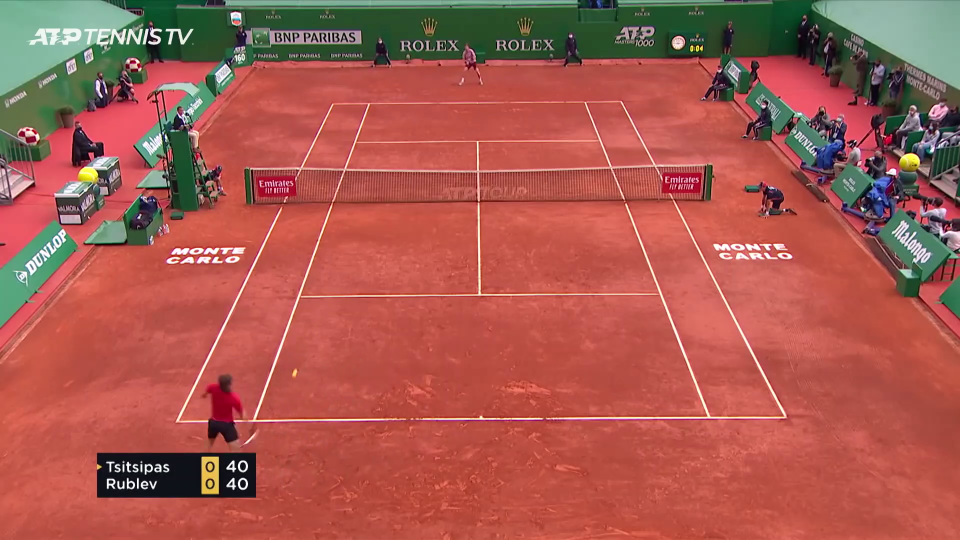
#> input picture frame 16 of tennis_match2.mp4, 1920 x 1080 px, given in place of tennis_match.mp4, which was not available (shown at 1/2 size)
$ python TennisFinalCode.py
#> lines starting #> are read from the running program, lines starting #| are printed output that depends on the picture; after the words box and inside, x2 and y2 are one past the last pixel; in counts of white or black regions, pixels touching at a corner belong together; pictures that were not available may be replaced by others from this repository, and a replacement may not be noted
### KalmanFilter.py
import numpy as np
import matplotlib.pyplot as plt

class KalmanFilter(object):
    def __init__(self, dt, u_x,u_y, std_acc, x_std_meas, y_std_meas):
        """
        :param dt: sampling time (time for 1 cycle)
        :param u_x: acceleration in x-direction
        :param u_y: acceleration in y-direction
        :param std_acc: process noise magnitude
        :param x_std_meas: standard deviation of the measurement in x-direction
        :param y_std_meas: standard deviation of the measurement in y-direction
        """

        # Define sampling time
        self.dt = dt

        # Define the  control input variables
        self.u = np.matrix([[u_x],[u_y]])

        # Intial State
        self.x = np.matrix([[0], [0], [0], [0]])

        # Define the State Transition Matrix A
        self.A = np.matrix([[1, 0, self.dt, 0],
                            [0, 1, 0, self.dt],
                            [0, 0, 1, 0],
                            [0, 0, 0, 1]])

        # Define the Control Input Matrix B
        self.B = np.matrix([[(self.dt**2)/2, 0],
                            [0,(self.dt**2)/2],
                            [self.dt,0],
                            [0,self.dt]])

        # Define Measurement Mapping Matrix
        self.H = np.matrix([[1, 0, 0, 0],
                            [0, 1, 0, 0]])

        #Initial Process Noise Covariance
        self.Q = np.matrix([[(self.dt**4)/4, 0, (self.dt**3)/2, 0],
                            [0, (self.dt**4)/4, 0, (self.dt**3)/2],
                            [(self.dt**3)/2, 0, self.dt**2, 0],
                            [0, (self.dt**3)/2, 0, self.dt**2]]) * std_acc**2

        #Initial Measurement Noise Covariance
        self.R = np.matrix([[x_std_meas**2,0],
                           [0, y_std_meas**2]])

        #Initial Covariance Matrix
        self.P = np.eye(self.A.shape[1])

    # [29 lines left out: functions predict, update, not called in this run]

### TennisFinalCode.py
import cv2
import numpy as np
from KalmanFilter import KalmanFilter

# Select the file
filename = 'tennis_match'
cap = cv2.VideoCapture(filename + '.mp4')

#variable keeps who's turn it is
turn = 0

if (filename == 'tennis_match'):
    first_player = (1030, 170, 120, 180)
    second_player = (400, 650, 140, 220)
    turn = 1
elif (filename == 'tennis_match2'):
    first_player = (800, 100, 80, 140)
    second_player = (550, 650, 140, 220)
    turn = 2

def create_mask_and_hist(frame, x, y, w, h):
    """
    Create a mask and histogram for a given region of interest in the frame.
    """
    roi = frame[x:x+w, y:y+h]
    hsv_roi = cv2.cvtColor(roi, cv2.COLOR_BGR2HSV)
    mask = cv2.inRange(hsv_roi, np.array((0., 0., 0.)), np.array((255., 255., 255.)))
    roi_hist = cv2.calcHist([hsv_roi], [0], mask, [180], [0, 180])
    cv2.normalize(roi_hist, roi_hist, 0, 255, cv2.NORM_MINMAX)
    return roi_hist


def process_frame(frame, roi_hists, fgbg, term_crit):
    """
    Process a frame of the video to track objects.
    """
    frame = cv2.cvtColor(frame, cv2.COLOR_BGR2GRAY)

    region_of_interest = np.zeros((height, width, 3))
    points = np.array([[726,76], [292,963], [1634, 953],[1172,76]])
    cv2.fillPoly(region_of_interest, pts=[points], color=(255, 255, 255))
    region_of_interest = cv2.cvtColor(region_of_interest.astype('uint8'), cv2.COLOR_BGR2GRAY)
    ret,region_of_interest = cv2.threshold(region_of_interest,250,255,0)
    region_of_interest = cv2.bitwise_and(frame, region_of_interest)

    # Remove the background
    dst = fgbg.apply(region_of_interest)

    track_windows_out = []

    for i, roi_hist in enumerate(roi_hists):

        dst = cv2.medianBlur(dst, 5)

        # Perform morphological opening
        kernel = np.ones((3,3), np.uint8)
        dst = cv2.morphologyEx(dst, cv2.MORPH_OPEN, kernel)

        # Perform morphological closing
        kernel = np.ones((3,3), np.uint8)
        dst = cv2.morphologyEx(dst, cv2.MORPH_CLOSE, kernel)
        dst = cv2.dilate(dst,kernel,iterations = 3)

        cv2.imshow('dst', dst)

        # Find contours in the image
        contours, hier = cv2.findContours(dst, cv2.RETR_TREE, cv2.CHAIN_APPROX_SIMPLE)

        # Append contours that meet size requirements
        cList = []
        for c in contours:
            if cv2.contourArea(c) > 40 and cv2.contourArea(c) < 600:
                (x, y), radius = cv2.minEnclosingCircle(c)
                cList.append(c)

        # Apply meanshift to get new location
        ret, track_window = cv2.meanShift(dst, track_windows[i], term_crit)
        track_windows_out.append(track_window)

    return [track_windows_out, cList]

player1 = 0 #player1 score
player2 = 0 #player2 score
direction = 1 #direction of the ball
player1Contact = False
player2Contact = False
isGameOver = False

def writeScore(yList,frame):
    global player1,player2
    global player1Contact,player2Contact
    global direction, turn, isGameOver
    dir = 0

    #calculating dir value for direction estimation
    for i in range(0,int(fps/3)):
       dir += yList[-1-i] - yList[-1-i-1]

    if dir > 0 and direction != 1:
        direction = 1
        if player1Contact and turn==1:
            player1 += 1
            turn =2
    elif dir <= 0 and direction != -1:
        direction = -1
        if player2Contact and turn==2:
            player2 += 1
            turn = 1

    # Player scores text
    score = "Player 1 Hit: " + str(player1) +"    /     Player 2 Hit: " + str(player2)

    # Define the position of the text
    orgScore = (1200, 1000)

    # Define the font type, scale, color, and thickness
    fontFace = cv2.FONT_HERSHEY_SIMPLEX
    fontScale = 1
    colorScore = (255, 255, 255)
    thickness = 4

    # Draw the text on the image
    cv2.putText(frame, score, orgScore, fontFace, fontScale, colorScore, thickness)

# get frame rate
fps = cap.get(cv2.CAP_PROP_FPS)

# Take first frame of the video
ret, frame = cap.read()
#> frame is the input picture: shape (1080, 1920, 3); mean B, G, R 79.5, 89.7, 167.3

# get width and height
width  = int(cap.get(cv2.CAP_PROP_FRAME_WIDTH))
height = int(cap.get(cv2.CAP_PROP_FRAME_HEIGHT))

# Define the initial location and size of the players
track_windows = [first_player,  second_player]

roi_hists = [create_mask_and_hist(frame, x, y, w, h) for x, y, w, h in track_windows]
#> in create_mask_and_hist, `roi_hist = cv2.calcHist([hsv_roi], [0], mask, [180], [0, 180])`: roi_hist = 180 values, max 4908 at index 2, min 0 at index 0, mean 50
#> call 2 of create_mask_and_hist, with x = 400, y = 650, w = 140, h = 220
#> in create_mask_and_hist (call 2), `roi = frame[x:x+w, y:y+h]`:
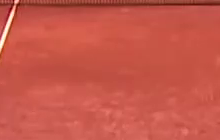
#> roi: shape (140, 220, 3); mean B, G, R 73.8, 87, 198.6
#> in create_mask_and_hist (call 2), `roi_hist = cv2.calcHist([hsv_roi], [0], mask, [180], [0, 180])`: roi_hist = 180 values, max 17944 at index 3, min 0 at index 29, mean 171.1
#> roi_hists = 2 items

# Create the background subtractor
fgbg = cv2.createBackgroundSubtractorKNN()

# Set up the termination criteria
term_crit = ( cv2.TERM_CRITERIA_EPS | cv2.TERM_CRITERIA_COUNT, 100, 1 )

# Save result video
fourcc = cv2.VideoWriter_fourcc(*'mp4v')
out = cv2.VideoWriter("result_" + filename + ".mp4", fourcc, 20.0, (frame.shape[1], frame.shape[0]))

yList = [80] * (int(fps/3)+1)

KF = KalmanFilter(0.1, 1, 1, 1, 0.1,0.1)

lastFrame = frame.copy()

while(cap.isOpened()):
    ret, frame = cap.read()
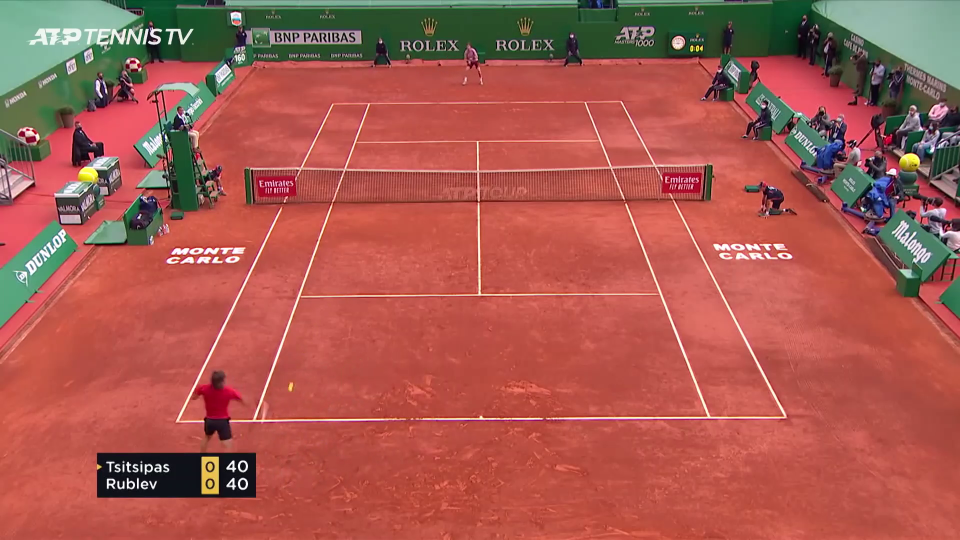
#> input picture frame 17 of tennis_match2.mp4, 1920 x 1080 px, given in place of tennis_match.mp4, which was not available (shown at 1/2 size)
#> frame is the input picture: shape (1080, 1920, 3); mean B, G, R 79.5, 89.7, 167.3

    if ret == True:
        # Process the current frame
        pr= process_frame(frame, roi_hists, fgbg, term_crit)
#> in process_frame, `cv2.fillPoly(region_of_interest, pts=[points], color=(255, 255, 255))`:
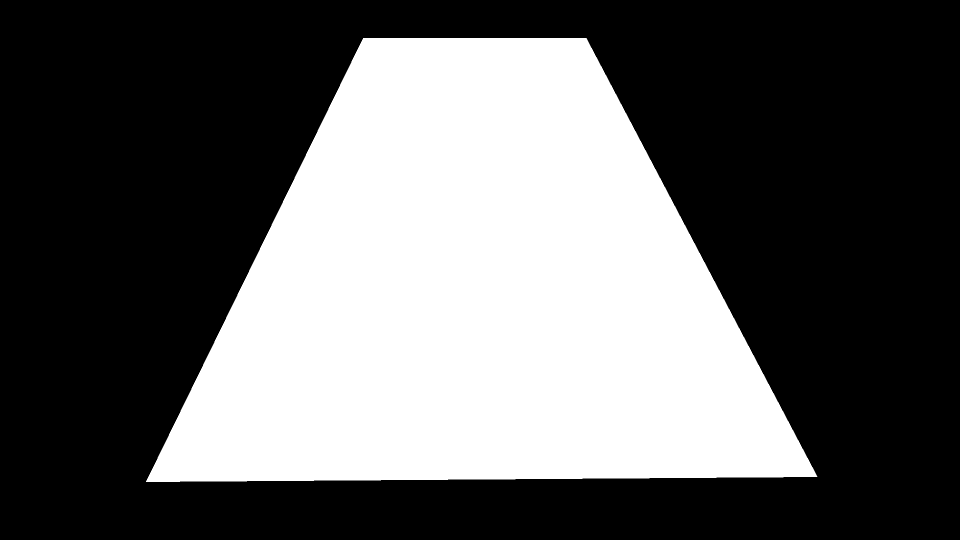
#> region_of_interest: shape (1080, 1920, 3) float64 (shown at 1/2 size); 38.1% white; 1 white region, box (x1, y1, x2, y2) and area: (292, 76, 1635, 964) 790355
#> in process_frame, `region_of_interest = cv2.bitwise_and(frame, region_of_interest)`:
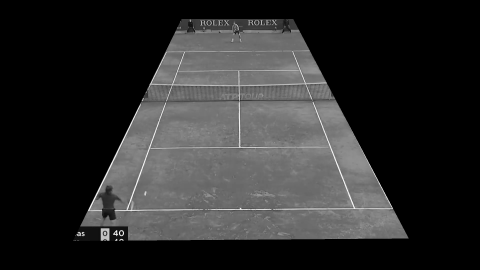
#> region_of_interest: shape (1080, 1920) (shown at 1/4 size); min 0, max 255, mean 43.9
#> the loop in process_frame, `for i, roi_hist in enumerate(roi_hists): ` made 2 passes
#> (kernel, contours, ret, track_window) on passes 1 to 2: ([[1, 1, 1], [1, 1, 1], [1, 1, 1]], [[[0, 0], [0, 1079], [1919, 1079], [1919, 0]]], 0, (1030, 170, 120, 180)), ([[1, 1, 1], [1, 1, 1], [1, 1, 1]], [[[0, 0], [0, 1079], [1919, 1079], [1919, 0]]], 0, (400, 650, 140, 220))
#> after the loop in process_frame, `for i, roi_hist in enumerate(roi_hists):`: track_windows_out = [(1030, 170, 120, 180), (400, 650, 140, 220)]
#> pr = [[(1030, 170, 120, 180), (400, 650, 140, 220)], []]
        track_windows = pr[0]
#> track_windows = [(1030, 170, 120, 180), (400, 650, 140, 220)]
        cList = pr[1]
#> cList = []

        #for the players
        x1, y1, w1, h1 = track_windows[0]
#> x1 = 1030; y1 = 170; w1 = 120; h1 = 180
        x2, y2, w2, h2 = track_windows[1]
#> x2 = 400; y2 = 650; w2 = 140; h2 = 220
        margin = 5
        inter = 40 #interaction distance
        centers=[]

        for c in cList:
            x, y, w, h = cv2.boundingRect(c)
            if  (not (x+margin > x1 and x < x1+w1+margin and y+margin > y1 and y < y1+h1+margin) and
                    not (x+margin > x2 and x < x2+w2+margin and y+margin > y2 and y < y2+h2+margin)
                    and x>500 and x<1500 and y>160 and y<900):
                x, y, w, h = cv2.boundingRect(c)
                cv2.rectangle(frame, (x, y), (x+w, y+h), (0, 255, 0), 2)
                yList.append(y)
                centers.append(np.array([[x+ w/2], [y+h/2]]))
                if (x+inter > x1 and x < x1+w1+inter and y+inter > y1 and y < y1+h1+inter):
                    player1Contact = True
                    player2Contact = False
                if (x+inter > x2 and x < x2+w2+inter and y+inter > y2 and y < y2+h2+inter):
                    player2Contact = True
                    player1Contact = False
#> this loop made 0 passes
#> after the loop, centers = []; player1Contact = False; player2Contact = False; yList = [80, 80, 80, 80, 80, 80, 80, 80, 80, 80, 80]


        if (len(centers) > 0):
            # Draw the detected circle
            cv2.circle(frame, (int(centers[0][0]), int(centers[0][1])), 10, (0, 191, 255), 2)

            # Predict
            (x, y) = KF.predict()
            # Draw a rectangle as the predicted object position
            cv2.rectangle(frame, (int(x - 15), int(y - 15)), (int(x + 15), int(y + 15)), (255, 0, 0), 2)

            # Update
            (x1, y1) = KF.update((centers[0]))

            # Draw a rectangle as the estimated object position
            cv2.rectangle(frame, (int(x1 - 15), int(y1 - 15)), (int(x1 + 15), int(y1 + 15)), (0, 0, 255), 2)

            cv2.putText(frame, "Estimated Position", (int(x1 + 15), int(y1 + 10)), 0, 0.5, (0, 0, 255), 2)
            cv2.putText(frame, "Predicted Position", (int(x + 15), int(y)), 0, 0.5, (255, 0, 0), 2)
            cv2.putText(frame, "Measured Position", (int(centers[0][0] + 15), int(centers[0][1] - 15)), 0, 0.5, (0,191,255), 2)

        writeScore(yList,frame)
#> after the loop in writeScore, `for i in range(0,int(fps/3)):`: dir = 0
#> in writeScore, `cv2.putText(frame, score, orgScore, fontFace, fontScale, colorScore, t..`:
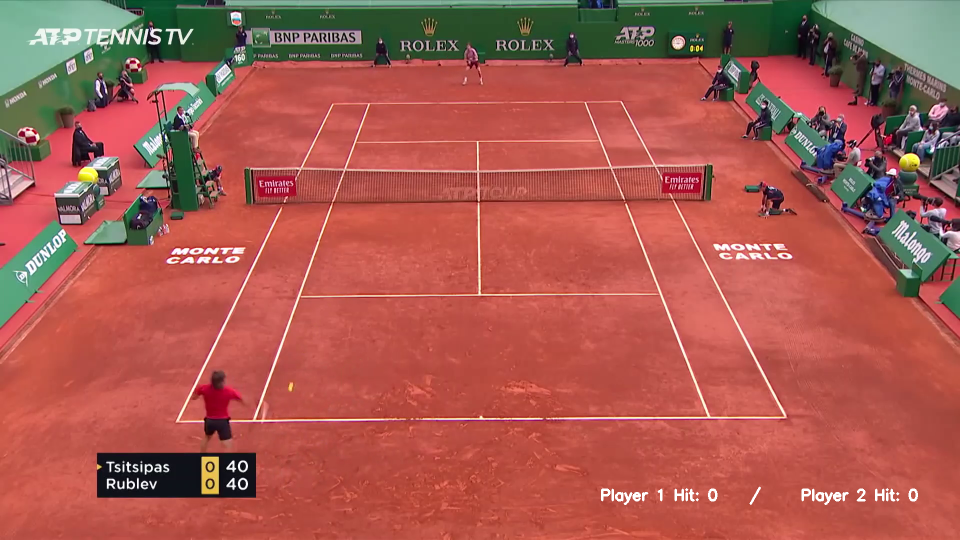
#> frame: shape (1080, 1920, 3) (shown at 1/2 size); 0.23% of pixels changed, all inside (x1, y1, x2, y2) = (1202, 973, 1836, 1010)

        # Draw rectangles for the players
        for i, t in enumerate(track_windows):
            x, y, w, h = t
            img = cv2.rectangle(frame, (x, y), (x+w, y+h), (100, 200, 220), 2)
            img = cv2.putText(frame, "Player " + str(i+1), (int(x + 15), int(y + 10)), 0, 0.5, (255, 255, 255), 2)
            cv2.imshow('img', img)
#> this loop made 2 passes
#> pass 2, `img = cv2.rectangle(frame, (x, y), (x+w, y+h), (100, 200, 220), 2)`:
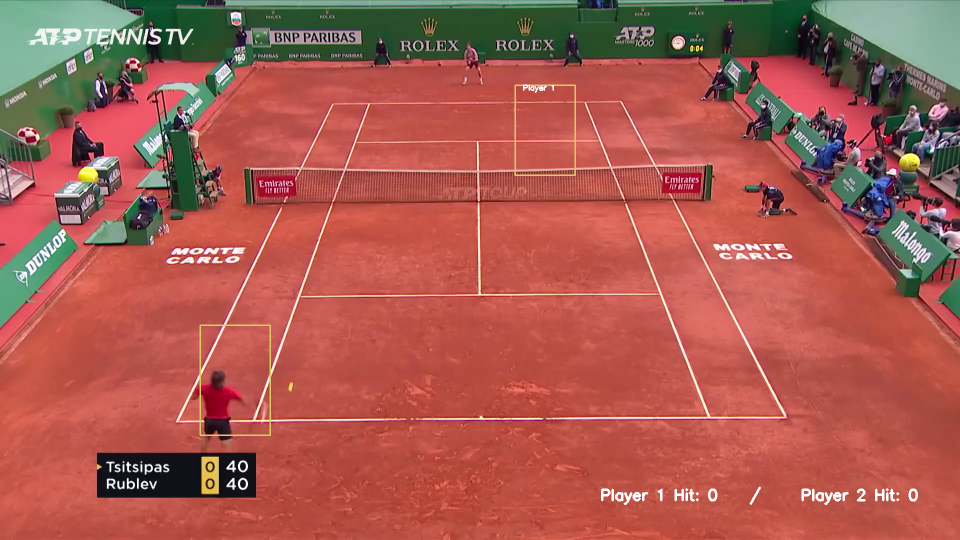
#> img: shape (1080, 1920, 3) (shown at 1/2 size); mean B, G, R 80, 90.3, 167.5


        out.write(frame)
        lastFrame = frame.copy()

        k = cv2.waitKey(60) & 0xff
#> (key Esc is pressed here)
        if k == 27:
            break
    else:
        break

# END OF THE GAME
if turn == 1:
    winner = 2
else:
    winner = 1

# Announce winner
winText = "Player " + str(winner) + " wins!"
orgWin = (600, 500)
fontFace = cv2.FONT_HERSHEY_SIMPLEX
#> fontFace = 0
colorWin = (0, 255, 255)
cv2.putText(lastFrame, winText, orgWin, fontFace, 3, colorWin, 6)
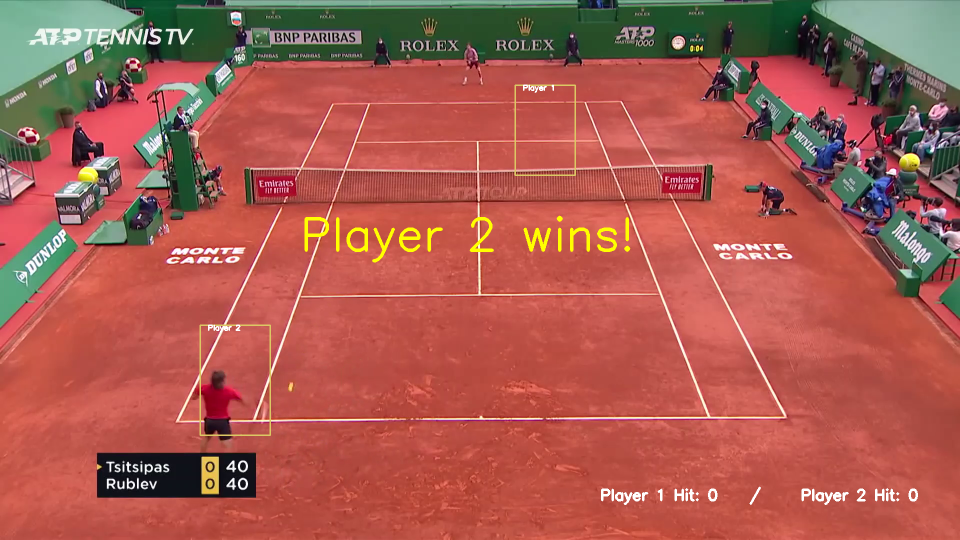
#> lastFrame: shape (1080, 1920, 3) (shown at 1/2 size); mean B, G, R 79.7, 91.2, 167.8
cv2.imshow('img', lastFrame)
cv2.waitKey(6000) # 6 seconds stop for winner announce!
out.write(lastFrame)
out.release()
cv2.destroyAllWindows()

$ run again, starting later in the video
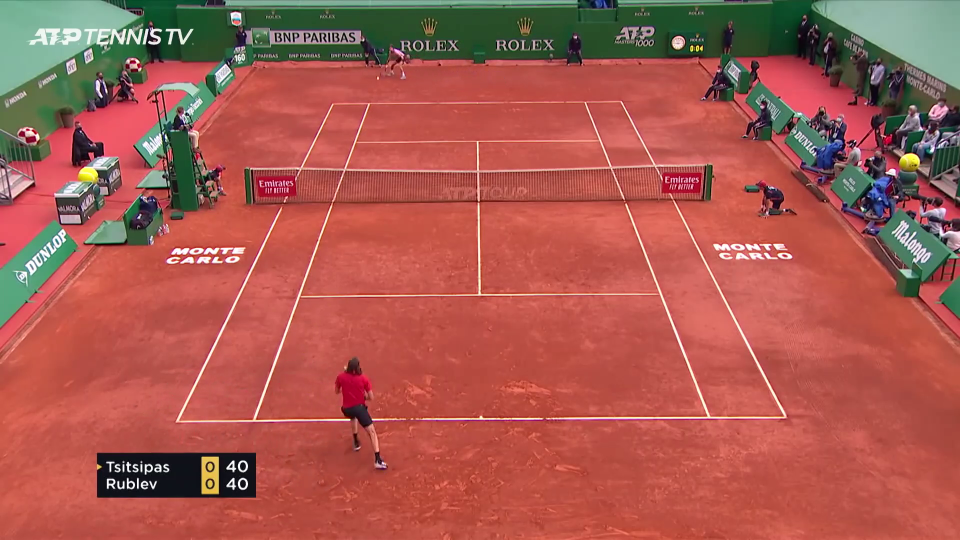
#> input picture frame 75 of tennis_match2.mp4, 1920 x 1080 px, given in place of tennis_match.mp4, which was not available (shown at 1/2 size)
#> frame is the input picture: shape (1080, 1920, 3); mean B, G, R 79.6, 89.8, 167.4
#> hsv_roi: shape (50, 180, 3); mean H, S, V 2.4, 159, 186.1
#> mask: shape (50, 180); every value is 255
#> roi_hist = 180 values, max 5140 at index 2, min 0 at index 0, mean 50
#> roi: shape (140, 220, 3)
#> hsv_roi: shape (140, 220, 3); mean H, S, V 3.5, 160.7, 198.6
#> mask: shape (140, 220); every value is 255
#> roi_hists = 2 items
#> in process_frame, `region_of_interest = cv2.bitwise_and(frame, region_of_interest)`:
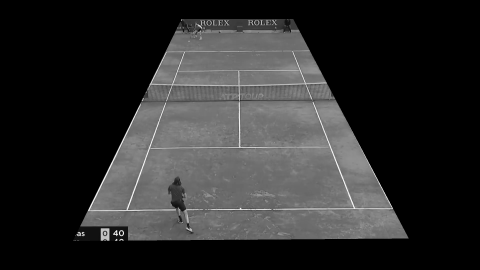
#> region_of_interest: shape (1080, 1920) (shown at 1/4 size); min 0, max 255, mean 43.9
#> dst: shape (1080, 1920); every value is 255
#> the loop in process_frame, `for i, roi_hist in enumerate(roi_hists): ` made 2 passes
#> (kernel, contours, ret, track_window) on passes 1 to 2: ([[1, 1, 1], [1, 1, 1], [1, 1, 1]], [[[0, 0], [0, 1079], [1919, 1079], [1919, 0]]], 0, (1030, 170, 120, 180)), ([[1, 1, 1], [1, 1, 1], [1, 1, 1]], [[[0, 0], [0, 1079], [1919, 1079], [1919, 0]]], 0, (400, 650, 140, 220))
#> after the loop in process_frame, `for i, roi_hist in enumerate(roi_hists):`: track_windows_out = [(1030, 170, 120, 180), (400, 650, 140, 220)]
#> pr = [[(1030, 170, 120, 180), (400, 650, 140, 220)], []]
#> track_windows = [(1030, 170, 120, 180), (400, 650, 140, 220)]
#> cList = []
#> x1 = 1030; y1 = 170; w1 = 120; h1 = 180
#> x2 = 400; y2 = 650; w2 = 140; h2 = 220
#> after the loop `for c in cList:`: centers = []; player1Contact = False; yList = [80, 80, 80, 80, 80, 80, 80, 80, 80, 80, 80]
#> after the loop in writeScore, `for i in range(0,int(fps/3)):`: dir = 0
#> the loop `for i, t in enumerate(track_windows):` made 2 passes
#> `cv2.putText(lastFrame, winText, orgWin, fontFace, 3, colorWin, 6)`:
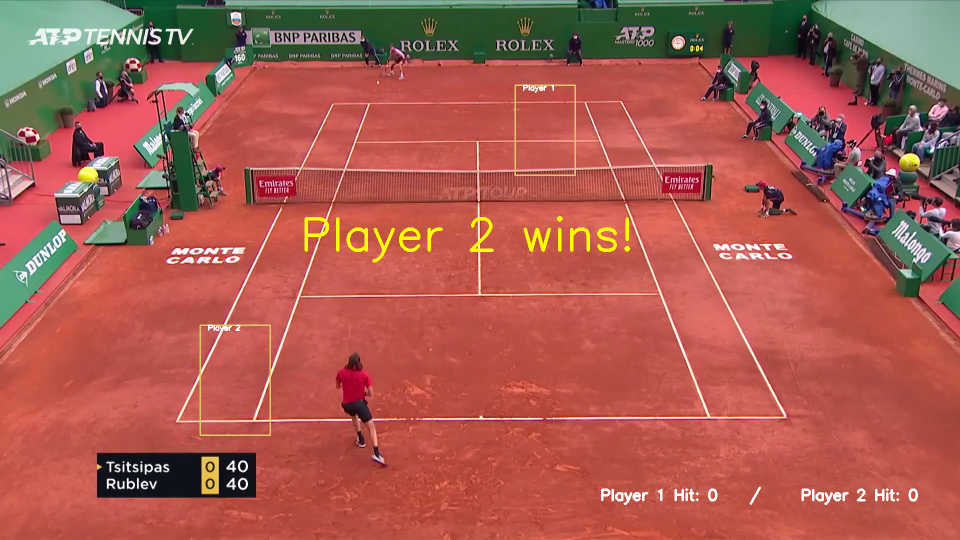
#> lastFrame: shape (1080, 1920, 3) (shown at 1/2 size); mean B, G, R 79.8, 91.2, 167.9
